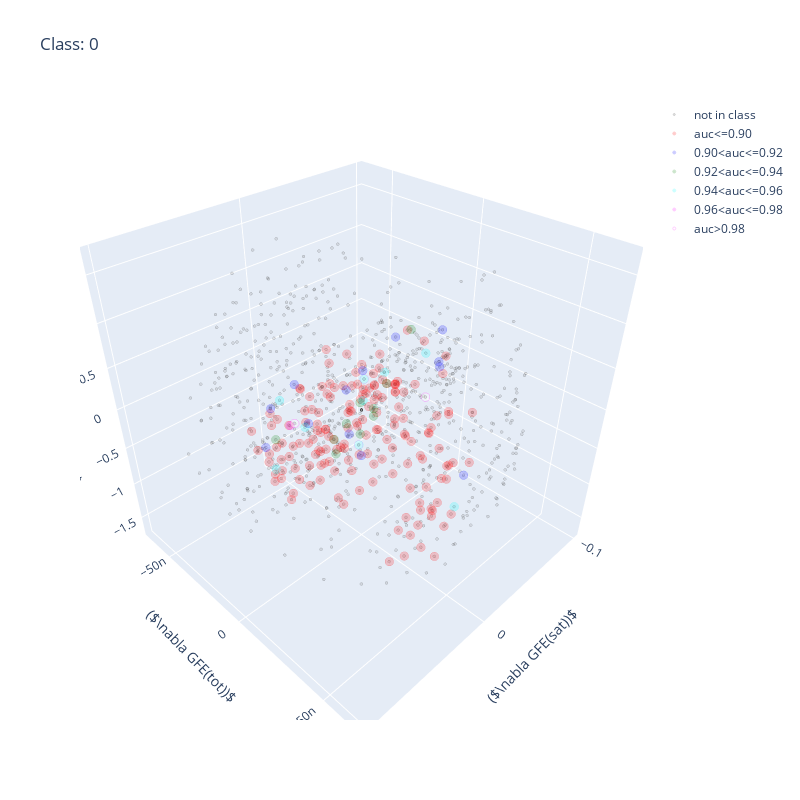
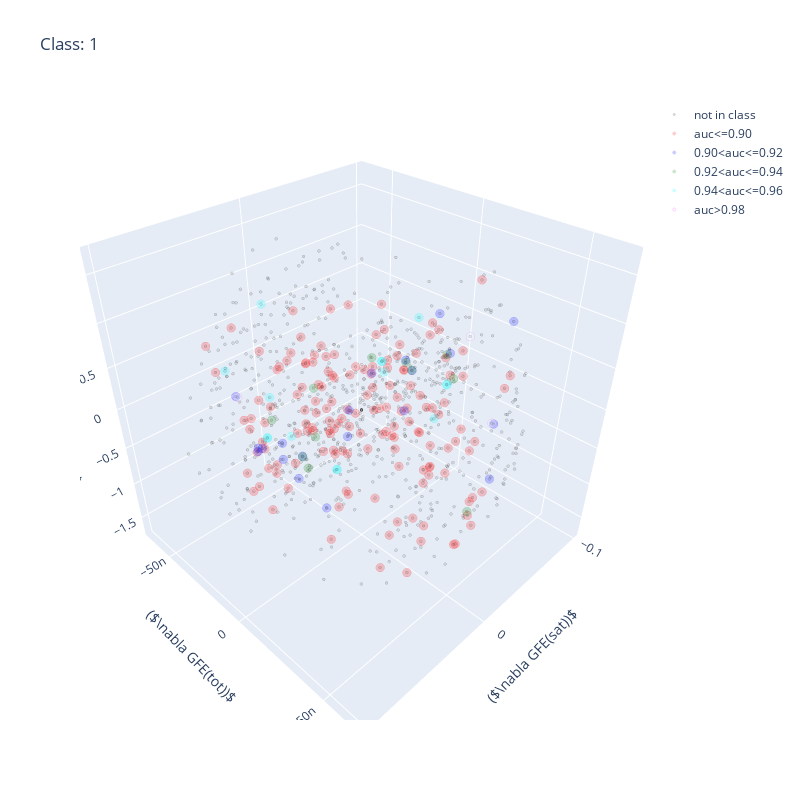
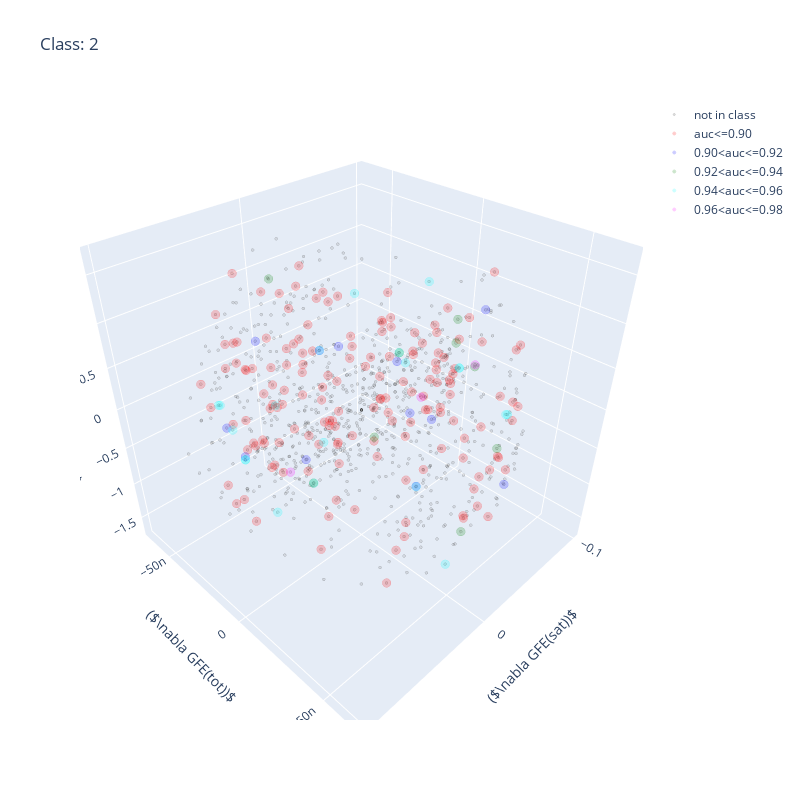
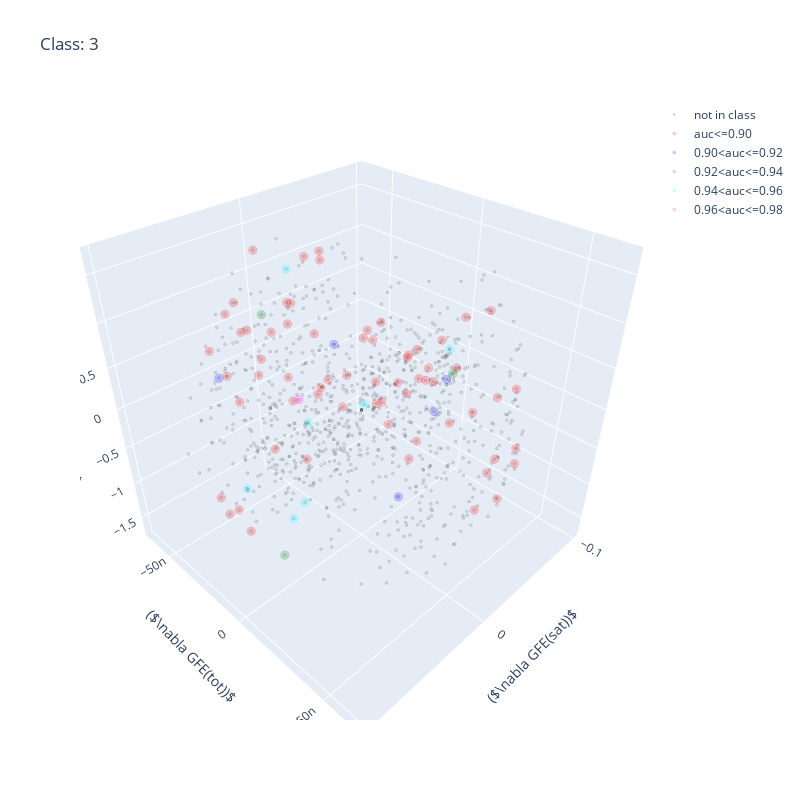

The code cell stored with these charts, in order, in its notebook:
### Markdown cell above
### 3D view of these plots

### Code cell
import plotly.graph_objects as go

for k in range(1,7):
    fig = go.Figure()
    fig.add_trace(go.Scatter3d( 
        x = coords[0,:],
        y = coords[1,:],
        z = coords[2,:], # Variable in the y-axis
        mode='markers', # This explicitly states that we want our observations to be represented by points
        name = 'not in class',
        # Properties associated with points 
        marker=dict(
            size=1, # Size
            color='grey', # Color
            opacity=0.2, # Point transparency 
            line=dict(width=1, color='black') # Properties of the edges
        ),
    )
    )

    fig.add_trace(go.Scatter3d( 
        x = coords[0,(trClass == k)&(auc<=0.9)],
        y = coords[1,(trClass == k)&(auc<=0.9)],
        z = coords[2,(trClass == k)&(auc<=0.9)], # Variable in the y-axis
        mode='markers', # This explicitly states that we want our observations to be represented by points
        name = 'auc<=0.90',
        # Properties associated with points 
        marker=dict(
            size=3, # Size
            color='red', # Color
            opacity=0.2, # Point transparency 
            line=dict(width=1, color='red') # Properties of the edges
        ),
    )
    )

    fig.add_trace(go.Scatter3d( 
        x = coords[0,(trClass == k)&(auc>0.90)&(auc<=0.92)],
        y = coords[1,(trClass == k)&(auc>0.90)&(auc<=0.92)],
        z = coords[2,(trClass == k)&(auc>0.90)&(auc<=0.92)], # Variable in the y-axis
        mode='markers', # This explicitly states that we want our observations to be represented by points
        name = '0.90<auc<=0.92',
        # Properties associated with points 
        marker=dict(
            size=3, # Size
            color='blue', # Color
            opacity=0.2, # Point transparency 
            line=dict(width=1, color='blue') # Properties of the edges
        ),
    )
    )

    fig.add_trace(go.Scatter3d( 
        x = coords[0,(trClass == k)&(auc>0.92)&(auc<=0.94)],
        y = coords[1,(trClass == k)&(auc>0.92)&(auc<=0.94)],
        z = coords[2,(trClass == k)&(auc>0.92)&(auc<=0.94)], # Variable in the y-axis
        mode='markers', # This explicitly states that we want our observations to be represented by points
        name = '0.92<auc<=0.94',
        # Properties associated with points 
        marker=dict(
            size=3, # Size
            color='green', # Color
            opacity=0.2, # Point transparency 
            line=dict(width=1, color='green') # Properties of the edges
        ),
    )
    )

    fig.add_trace(go.Scatter3d( 
        x = coords[0,(trClass == k)&(auc>0.94)&(auc<=0.96)],
        y = coords[1,(trClass == k)&(auc>0.94)&(auc<=0.96)],
        z = coords[2,(trClass == k)&(auc>0.94)&(auc<=0.96)], # Variable in the y-axis
        mode='markers', # This explicitly states that we want our observations to be represented by points
        name = '0.94<auc<=0.96',
        # Properties associated with points 
        marker=dict(
            size=3, # Size
            color='cyan', # Color
            opacity=0.2, # Point transparency 
            line=dict(width=1, color='cyan') # Properties of the edges
        ),
    )
    )

    fig.add_trace(go.Scatter3d( 
        x = coords[0,(trClass == k)&(auc>0.96)&(auc<=0.98)],
        y = coords[1,(trClass == k)&(auc>0.96)&(auc<=0.98)],
        z = coords[2,(trClass == k)&(auc>0.96)&(auc<=0.98)], # Variable in the y-axis
        mode='markers', # This explicitly states that we want our observations to be represented by points
        name = '0.96<auc<=0.98', 
        
        # Properties associated with points 
        marker=dict(
            size=3, # Size
            color='magenta', # Color
            opacity=0.2, # Point transparency 
            line=dict(width=1, color='magenta') # Properties of the edges
        ),
    )
    )

    fig.add_trace(go.Scatter3d( 
        x = coords[0,(trClass == k)&(auc>0.98)],
        y = coords[1,(trClass == k)&(auc>0.98)],
        z = coords[2,(trClass == k)&(auc>0.98)], # Variable in the y-axis
        mode='markers', # This explicitly states that we want our observations to be represented by points
        name = 'auc>0.98',
        # Properties associated with points 
        marker=dict(
            size=3, # Size
            color='white', # Color
            opacity=0.2, # Point transparency 
            line=dict(width=1, color='magenta') # Properties of the edges
        ),
    )
    )

    fig.update_layout(
        title='Class: ' +str(k-1), 
        autosize=False,
        width=800, 
        height=800,
        scene=dict(
            xaxis_title='('r'$\nabla GFE(sat))$',
            yaxis_title='('r'$\nabla GFE(tot))$',
            zaxis_title='('r'$\nabla EBR))$',
        ),
    )
    fig.show()

### Figure 1 — Plotly figure (JSON) as saved in the notebook; plotly's stock layout.template omitted (floating-point values rounded to 4 significant figures; data arrays with more than 128 entries replaced by an {"elided": "..."} marker saying what was removed)
{"data": [{"marker": {"color": "grey", "line": {"color": "black", "width": 1}, "opacity": 0.2, "size": 1}, "mode": "markers", "name": "not in class", "type": "scatter3d", "x": {"elided": "1000 float values"}, "y": {"elided": "1000 float values"}, "z": {"elided": "1000 float values"}}, {"marker": {"color": "red", "line": {"color": "red", "width": 1}, "opacity": 0.2, "size": 3}, "mode": "markers", "name": "auc<=0.90", "type": "scatter3d", "x": {"elided": "161 float values"}, "y": {"elided": "161 float values"}, "z": {"elided": "161 float values"}}, {"marker": {"color": "blue", "line": {"color": "blue", "width": 1}, "opacity": 0.2, "size": 3}, "mode": "markers", "name": "0.90<auc<=0.92", "type": "scatter3d", "x": [-0.04835, -0.0352, 0.04309, 0.004318, -0.01861, 0.05504, -0.01257, 0.06417, 0.02298, 0.03393, 0.01321, -0.06714, -0.06377], "y": [1.229e-08, 3.613e-08, -6.443e-09, -5.853e-09, 6.09e-09, 9.967e-09, -7.688e-09, -3.33e-09, 8.423e-09, -3.613e-08, 8.573e-09, 3.335e-09, 4.96e-09], "z": [0.3591, -0.6765, 0.573, 0.2096, 0.7915, 0.4415, 0.2928, 0.5131, 0.0121, -0.6822, -0.3479, 0.5211, 0.09914]}, {"marker": {"color": "green", "line": {"color": "green", "width": 1}, "opacity": 0.2, "size": 3}, "mode": "markers", "name": "0.92<auc<=0.94", "type": "scatter3d", "x": [0.004653, -0.003206, 0.04032, 0.06051, 0.01299, 0.03199, -0.00319, -0.03199, -0.06099, 0.01293], "y": [-5.772e-09, 4.562e-09, 1.325e-08, -5.039e-09, 7.812e-09, 6.325e-09, 4.615e-09, -6.325e-09, -1.042e-08, 7.708e-09], "z": [-0.2098, 0.0476, 0.0002169, 0.101, -0.08441, 0.0006863, -0.04546, -0.0006863, 0.4297, 0.2941]}, {"marker": {"color": "cyan", "line": {"color": "cyan", "width": 1}, "opacity": 0.2, "size": 3}, "mode": "markers", "name": "0.94<auc<=0.96", "type": "scatter3d", "x": [-0.01278, -0.02871, 0.0582, 0.02559, -0.02559, 0.04745, 0.02751, -0.0567, -0.04101], "y": [-7.649e-09, 3.6e-08, 1.047e-08, 1.55e-08, -1.55e-08, -1.222e-08, -3.57e-08, 7.426e-10, -1.312e-08], "z": [-0.08216, -1.054, 0.4351, 0.002829, -0.002829, 0.3563, -1.052, 0.2787, -0.004805]}, {"marker": {"color": "magenta", "line": {"color": "magenta", "width": 1}, "opacity": 0.2, "size": 3}, "mode": "markers", "name": "0.96<auc<=0.98", "type": "scatter3d", "x": [0.05477], "y": [-7.602e-10], "z": [0.2727]}, {"marker": {"color": "white", "line": {"color": "magenta", "width": 1}, "opacity": 0.2, "size": 3}, "mode": "markers", "name": "auc>0.98", "type": "scatter3d", "x": [0.0257, -0.0379, 0.0379, 0.03768, -0.03768, -0.0257], "y": [1.542e-08, 1.216e-08, -1.216e-08, -1.207e-08, 1.207e-08, -1.542e-08], "z": [0.001953, -0.001918, 0.001918, -0.003706, 0.003706, -0.001953]}], "layout": {"autosize": false, "height": 800, "scene": {"xaxis": {"title": {"text": "($\\nabla GFE(sat))$"}}, "yaxis": {"title": {"text": "($\\nabla GFE(tot))$"}}, "zaxis": {"title": {"text": "($\\nabla EBR))$"}}}, "title": {"text": "Class: 0"}, "width": 800}}

### Figure 2 — Plotly figure (JSON) as saved in the notebook; plotly's stock layout.template omitted (floating-point values rounded to 4 significant figures; data arrays with more than 128 entries replaced by an {"elided": "..."} marker saying what was removed)
{"data": [{"marker": {"color": "grey", "line": {"color": "black", "width": 1}, "opacity": 0.2, "size": 1}, "mode": "markers", "name": "not in class", "type": "scatter3d", "x": {"elided": "1000 float values"}, "y": {"elided": "1000 float values"}, "z": {"elided": "1000 float values"}}, {"marker": {"color": "red", "line": {"color": "red", "width": 1}, "opacity": 0.2, "size": 3}, "mode": "markers", "name": "auc<=0.90", "type": "scatter3d", "x": {"elided": "151 float values"}, "y": {"elided": "151 float values"}, "z": {"elided": "151 float values"}}, {"marker": {"color": "blue", "line": {"color": "blue", "width": 1}, "opacity": 0.2, "size": 3}, "mode": "markers", "name": "0.90<auc<=0.92", "type": "scatter3d", "x": [-0.05505, -0.03311, -0.02426, 0.05505, 0.04403, -0.04553, 0.05754, 0.04553, 0.07468, 0.07267, 0.06802, -0.02842, 0.00494, 0.04819, -0.06776, -0.06064, -0.07699, -0.07359, 0.024, 0.02509], "y": [-5.537e-09, 4.952e-08, -1.009e-08, 5.537e-09, -6.442e-09, 4.301e-08, 1.99e-08, -4.301e-08, -3.398e-09, -2.743e-09, -1e-08, 6.151e-09, -4.934e-08, -1.214e-08, 1.031e-09, -1.262e-08, 3.393e-09, 3.431e-08, 8.282e-09, 1e-08], "z": [-0.001855, -0.5015, 0.1482, 0.001855, -0.5688, -0.008334, -0.3886, 0.008334, 0.1552, 0.142, -0.04187, -0.1722, -1.075, -0.3616, 0.6879, 0.01322, 0.1599, 0.8826, -0.01009, 0.335]}, {"marker": {"color": "green", "line": {"color": "green", "width": 1}, "opacity": 0.2, "size": 3}, "mode": "markers", "name": "0.92<auc<=0.94", "type": "scatter3d", "x": [-0.06943, 0.02973, -0.01156, -0.02845, -0.02411, 0.06023, 0.05504, 0.01136, -0.05504, 0.02961, -0.07531], "y": [1.005e-08, -6.218e-09, 5.03e-08, 6.149e-09, -1.005e-08, 1.264e-08, 5.693e-09, -5.043e-08, -5.693e-09, -6.112e-09, 2.594e-09], "z": [-0.03877, -0.1617, -0.6925, 0.4302, 0.3409, 0.01453, -0.002668, -0.6934, 0.002668, 0.4294, 0.1472]}, {"marker": {"color": "cyan", "line": {"color": "cyan", "width": 1}, "opacity": 0.2, "size": 3}, "mode": "markers", "name": "0.94<auc<=0.96", "type": "scatter3d", "x": [-0.04047, -0.05819, 0.04941, -0.04774, 0.0666, 0.05819, 0.07036, 0.04923, -0.04923, 0.05796, 0.05121, -0.07252, -0.05796, 0.02826, -0.04941], "y": [-1.312e-08, 1.235e-08, 2.004e-08, 1.222e-08, -1.11e-09, -1.235e-08, 1.276e-08, 2.007e-08, -2.007e-08, -1.229e-08, -4.289e-08, -1.279e-08, 1.229e-08, -3.576e-08, -2.004e-08], "z": [0.002373, -0.002141, 0.001652, -0.3632, 0.6836, 0.002141, 0.4761, 8.16e-05, -8.16e-05, -0.001639, 0.3694, 0.4777, 0.001639, 1.048, -0.001652]}, {"marker": {"color": "magenta", "line": {"color": "magenta", "width": 1}, "opacity": 0.2, "size": 3}, "mode": "markers", "name": "0.96<auc<=0.98", "type": "scatter3d", "x": [], "y": [], "z": []}, {"marker": {"color": "white", "line": {"color": "magenta", "width": 1}, "opacity": 0.2, "size": 3}, "mode": "markers", "name": "auc>0.98", "type": "scatter3d", "x": [-0.028, 0.04479, -0.04479], "y": [3.626e-08, -4.247e-08, 4.247e-08], "z": [1.042, -0.0008212, 0.0008212]}], "layout": {"autosize": false, "height": 800, "scene": {"xaxis": {"title": {"text": "($\\nabla GFE(sat))$"}}, "yaxis": {"title": {"text": "($\\nabla GFE(tot))$"}}, "zaxis": {"title": {"text": "($\\nabla EBR))$"}}}, "title": {"text": "Class: 1"}, "width": 800}}

### Figure 3 — Plotly figure (JSON) as saved in the notebook; plotly's stock layout.template omitted (floating-point values rounded to 4 significant figures; data arrays with more than 128 entries replaced by an {"elided": "..."} marker saying what was removed)
{"data": [{"marker": {"color": "grey", "line": {"color": "black", "width": 1}, "opacity": 0.2, "size": 1}, "mode": "markers", "name": "not in class", "type": "scatter3d", "x": {"elided": "1000 float values"}, "y": {"elided": "1000 float values"}, "z": {"elided": "1000 float values"}}, {"marker": {"color": "red", "line": {"color": "red", "width": 1}, "opacity": 0.2, "size": 3}, "mode": "markers", "name": "auc<=0.90", "type": "scatter3d", "x": {"elided": "156 float values"}, "y": {"elided": "156 float values"}, "z": {"elided": "156 float values"}}, {"marker": {"color": "blue", "line": {"color": "blue", "width": 1}, "opacity": 0.2, "size": 3}, "mode": "markers", "name": "0.90<auc<=0.92", "type": "scatter3d", "x": [0.04089, -0.01453, -0.04702, -0.03817, 0.029, 0.08598, 0.04706, -0.03843, -0.029, -0.06661, -0.07711, 0.03466], "y": [-3.8e-09, -2.315e-08, -9.641e-09, 5.434e-08, 4.624e-08, -1.058e-09, -5.125e-08, 3.792e-09, -4.624e-08, 9.39e-10, 1.922e-08, -3.585e-08], "z": [-0.3141, 0.4057, 0.1293, -0.5494, -0.003209, 0.1964, -0.5011, -0.3176, 0.003209, -0.6846, 0.847, 0.6744]}, {"marker": {"color": "green", "line": {"color": "green", "width": 1}, "opacity": 0.2, "size": 3}, "mode": "markers", "name": "0.92<auc<=0.94", "type": "scatter3d", "x": [0.004805, -0.05184, 0.06604, -0.03432, 0.0508, 0.005114, -0.06604, -0.08707, -0.08323], "y": [5.598e-08, 4.33e-08, 1.971e-08, 3.654e-08, 3.941e-08, -4.993e-08, -1.971e-08, 1.047e-09, 2.865e-09], "z": [-0.6761, -0.3744, 0.003156, 0.6761, 0.6555, 1.065, -0.003156, 0.1968, 0.5388]}, {"marker": {"color": "cyan", "line": {"color": "cyan", "width": 1}, "opacity": 0.2, "size": 3}, "mode": "markers", "name": "0.94<auc<=0.96", "type": "scatter3d", "x": [-0.06044, -0.07952, -0.05833, 0.02936, 0.0579, 0.06796, 0.01188, 0.07952, 0.07885, 0.05833, 0.06556, 0.07932, 0.05761, -0.06556, 0.05119, -0.02936, -0.05255, -0.08044, -0.07932, -0.05761], "y": [-1.263e-08, 7.699e-09, 4.343e-08, 4.645e-08, 1.985e-08, -1.052e-09, 5.362e-08, -7.699e-09, 1.257e-08, -4.343e-08, 1.957e-08, -7.664e-09, -4.298e-08, -1.957e-08, -4.256e-08, -4.645e-08, -3.919e-08, -1.252e-08, 7.664e-09, 4.298e-08], "z": [-0.01823, -0.001878, 0.002855, -0.001248, 0.3935, -0.6799, -1.079, 0.001878, 0.8679, -0.002855, -0.003304, -0.0006637, -0.004132, 0.003304, -0.3743, 0.001248, 0.654, 0.8693, 0.0006637, 0.004132]}, {"marker": {"color": "magenta", "line": {"color": "magenta", "width": 1}, "opacity": 0.2, "size": 3}, "mode": "markers", "name": "0.96<auc<=0.98", "type": "scatter3d", "x": [0.05683, -0.004928, -0.05461], "y": [-7.408e-10, 5.022e-08, 5.958e-10], "z": [-0.27, 1.067, -0.2787]}, {"marker": {"color": "white", "line": {"color": "magenta", "width": 1}, "opacity": 0.2, "size": 3}, "mode": "markers", "name": "auc>0.98", "type": "scatter3d", "x": [], "y": [], "z": []}], "layout": {"autosize": false, "height": 800, "scene": {"xaxis": {"title": {"text": "($\\nabla GFE(sat))$"}}, "yaxis": {"title": {"text": "($\\nabla GFE(tot))$"}}, "zaxis": {"title": {"text": "($\\nabla EBR))$"}}}, "title": {"text": "Class: 2"}, "width": 800}}

### Figure 4 — Plotly figure (JSON) as saved in the notebook; plotly's stock layout.template omitted (floating-point values rounded to 4 significant figures; data arrays with more than 128 entries replaced by an {"elided": "..."} marker saying what was removed)
{"data": [{"marker": {"color": "grey", "line": {"color": "black", "width": 1}, "opacity": 0.2, "size": 1}, "mode": "markers", "name": "not in class", "type": "scatter3d", "x": {"elided": "1000 float values"}, "y": {"elided": "1000 float values"}, "z": {"elided": "1000 float values"}}, {"marker": {"color": "red", "line": {"color": "red", "width": 1}, "opacity": 0.2, "size": 3}, "mode": "markers", "name": "auc<=0.90", "type": "scatter3d", "x": [0.01772, -0.01359, -0.04862, -0.03505, -0.01372, 0.02729, 0.03365, 0.002629, -0.0352, -0.02707, -0.005177, 0.03593, 0.04479, 0.01693, -0.02061, -0.01999, 0.0009976, 0.05634, 0.0311, -0.001953, -0.04519, -0.002882, 0.01789, 0.05444, 0.03137, 0.001847, -0.0396, 0.006885, 0.02952, 0.0665, 0.09604, 0.0201, -0.009607, -0.05121, -0.001443, 0.02433, 0.05983, 0.08522, 0.03505, 0.01216, -0.05983, -0.01729, 0.01173, 0.04978, 0.07688, 0.02863, 0.005177, -0.06633, -0.03182, -0.00253, 0.04001, 0.07046, -0.08338, -0.04684, -0.02161, 0.02142, 0.05393, 0.0048, -0.02252, -0.05422, -0.04651, -0.0254, 0.01581, 0.04846], "y": [-2.917e-08, -3.234e-08, -2.527e-08, 5.843e-08, 5.877e-08, 4.439e-08, -2.611e-08, -2.931e-08, -2.228e-08, 6.186e-08, 5.977e-08, 4.625e-08, -2.642e-08, -2.953e-08, -2.269e-08, 5.95e-08, 5.91e-08, -3.307e-08, -3.544e-08, -2.866e-08, -2.795e-09, 5.212e-08, 5.292e-08, -4.9e-08, -5.126e-08, -4.425e-08, -1.746e-08, 3.921e-08, 4.025e-08, 2.592e-08, -9.954e-09, -5.908e-08, -5.146e-08, -2.418e-08, 3.228e-08, 3.331e-08, 1.932e-08, -1.707e-08, -5.843e-08, -6.193e-08, -2.608e-08, 2.922e-08, 3.016e-08, 1.703e-08, -1.889e-08, -5.733e-08, -5.977e-08, -2.554e-08, 2.957e-08, 3.068e-08, 1.718e-08, -1.847e-08, -1.903e-08, 3.536e-08, 3.661e-08, 2.321e-08, -1.176e-08, -3.694e-08, -3.926e-08, -3.235e-08, 5.05e-08, 5.172e-08, 3.76e-08, 2.793e-09], "z": [0.8251, 1.317, 0.2279, -0.0008379, 0.07911, 0.4649, 0.8691, 1.463, 0.3754, -0.0608, 0.01299, 0.3791, 0.4593, 1.055, 0.001265, -0.4641, -0.3862, 1.141, 1.626, 0.5871, 0.2677, 0.6121, 0.6899, 0.5575, 0.9405, -0.1036, -0.169, 0.8605, 0.9312, 1.107, -0.3315, 0.4423, -0.6068, -0.6478, 0.861, 0.914, 0.9105, -0.783, 0.0008379, 0.3865, -0.7243, 1.007, 1.066, 0.9507, -0.8484, -0.3806, -0.01299, -1.107, 0.6023, 0.7008, 0.5907, -1.219, -0.0735, 1.181, 1.285, 1.382, -0.1699, 0.9053, 1.313, 0.243, 0.4927, 0.5814, 0.9422, -0.1385]}, {"marker": {"color": "blue", "line": {"color": "blue", "width": 1}, "opacity": 0.2, "size": 3}, "mode": "markers", "name": "0.90<auc<=0.92", "type": "scatter3d", "x": [-0.07493, -0.06448, 0.04197, 0.04326, -0.04197], "y": [3.41e-09, 3.272e-09, 4.569e-08, -5.634e-08, -4.569e-08], "z": [-0.1646, -0.5257, 0.0002011, 0.06477, -0.0002011]}, {"marker": {"color": "green", "line": {"color": "green", "width": 1}, "opacity": 0.2, "size": 3}, "mode": "markers", "name": "0.92<auc<=0.94", "type": "scatter3d", "x": [-0.08617, 0.08092, 0.01173], "y": [1.101e-09, 1.269e-08, -5.091e-08], "z": [-0.2013, -0.8621, 0.6831]}, {"marker": {"color": "cyan", "line": {"color": "cyan", "width": 1}, "opacity": 0.2, "size": 3}, "mode": "markers", "name": "0.94<auc<=0.96", "type": "scatter3d", "x": [0.06123, 0.07278, 0.05737, 0.09373, -0.0243, -0.01219, -0.09373], "y": [1.05e-08, 1.283e-08, 3.922e-08, 5.55e-09, -5.294e-08, -5.261e-08, -5.55e-09], "z": [-0.4306, -0.4718, 1.036, 0.002634, -1.069, 1.058, -0.002634]}, {"marker": {"color": "magenta", "line": {"color": "magenta", "width": 1}, "opacity": 0.2, "size": 3}, "mode": "markers", "name": "0.96<auc<=0.98", "type": "scatter3d", "x": [-0.01784], "y": [-5.386e-08], "z": [-0.6845]}, {"marker": {"color": "white", "line": {"color": "magenta", "width": 1}, "opacity": 0.2, "size": 3}, "mode": "markers", "name": "auc>0.98", "type": "scatter3d", "x": [], "y": [], "z": []}], "layout": {"autosize": false, "height": 800, "scene": {"xaxis": {"title": {"text": "($\\nabla GFE(sat))$"}}, "yaxis": {"title": {"text": "($\\nabla GFE(tot))$"}}, "zaxis": {"title": {"text": "($\\nabla EBR))$"}}}, "title": {"text": "Class: 3"}, "width": 800}}
